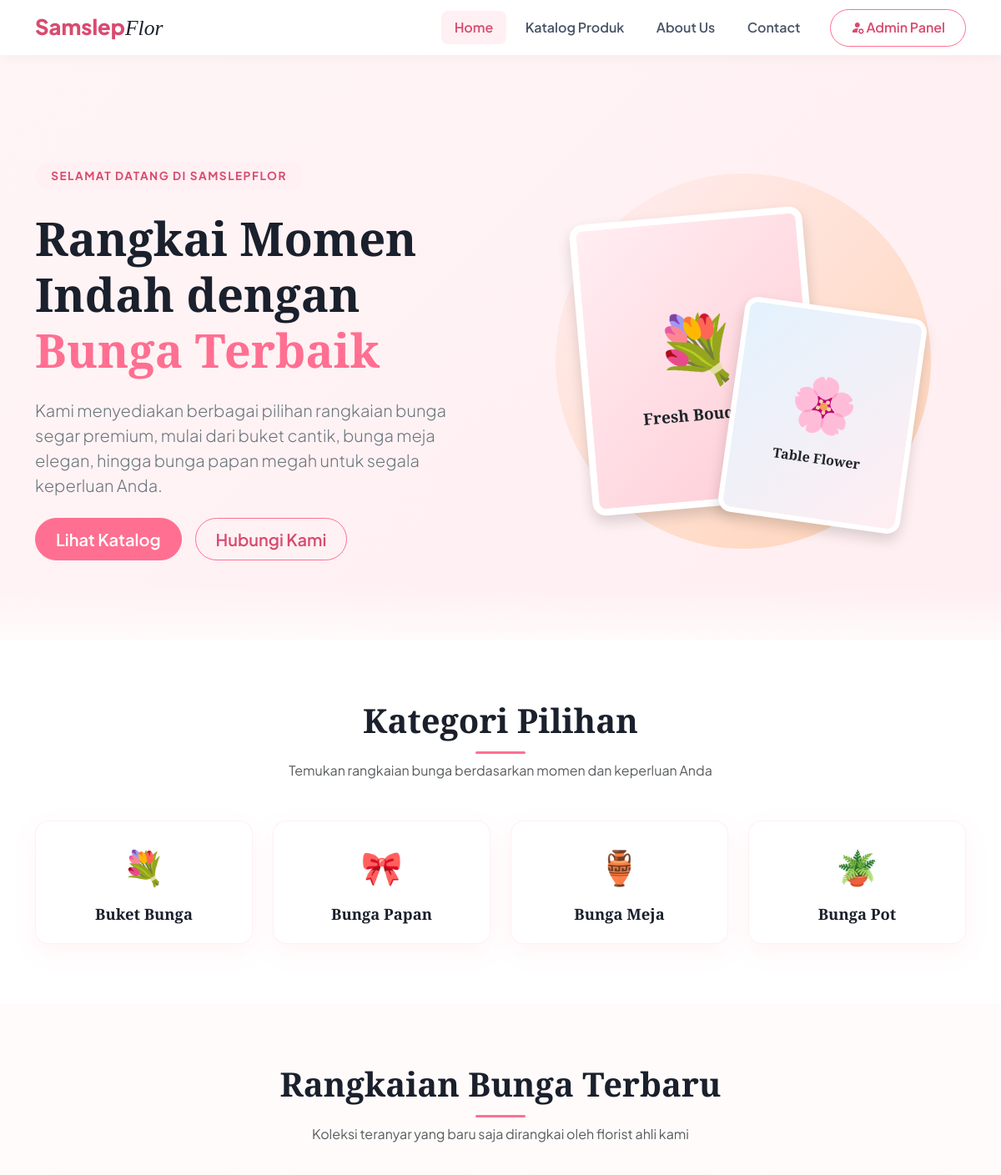
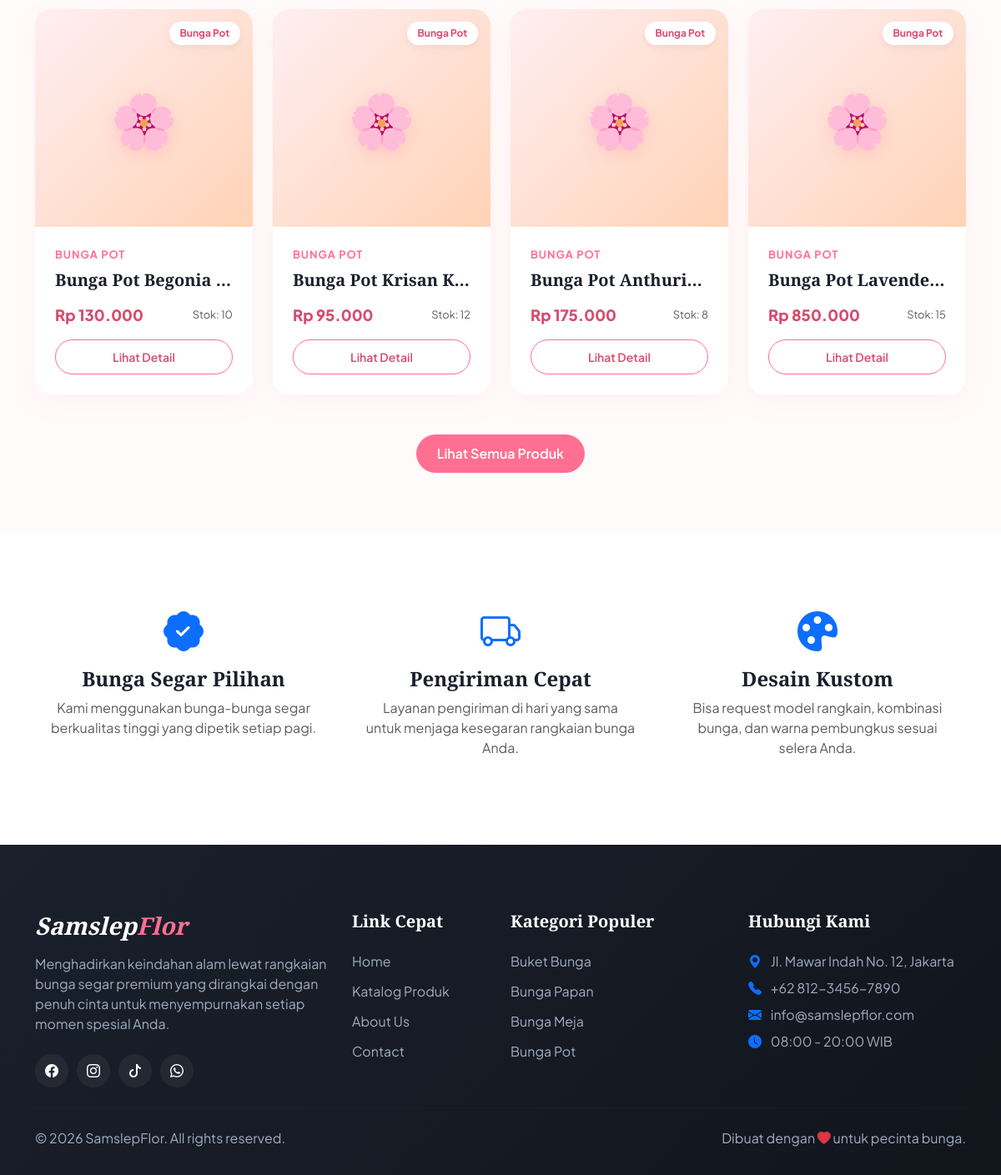
The page / on the database its author committed (2 pictures, top to bottom).
### tables this page shows
CREATE TABLE IF NOT EXISTS kategori (
    id_kategori INT AUTO_INCREMENT PRIMARY KEY,
    nama_kategori VARCHAR(100) NOT NULL
);

CREATE TABLE IF NOT EXISTS produk (
    id_produk INT AUTO_INCREMENT PRIMARY KEY,
    id_kategori INT,
    nama_produk VARCHAR(150) NOT NULL,
    deskripsi TEXT NOT NULL,
    harga INT NOT NULL,
    stok INT NOT NULL,
    gambar VARCHAR(255) NOT NULL,
    FOREIGN KEY (id_kategori) REFERENCES kategori(id_kategori) ON DELETE CASCADE
);

### index.php (the view, shortened to what this page needs)
<?php
include 'header.php';
function get_product_image($gambar_path) {
    if (!empty($gambar_path) && file_exists('uploads/' . $gambar_path)) {
        return '<img src="uploads/' . htmlspecialchars($gambar_path) . '" alt="Produk" class="product-img">';
    } else {
        return '
        <div class="flower-placeholder">
            <div class="flower-placeholder-icon">🌸</div>
        </div>';
    }
}
?>
<section class="hero-section d-flex align-items-center">
    <div class="container">
        <div class="row align-items-center g-5">
            <div class="col-lg-6">
                <span class="hero-badge">Selamat Datang di SamslepFlor</span>
                <h1 class="hero-title">Rangkai Momen Indah dengan <span>Bunga Terbaik</span></h1>
                <p class="lead mb-4 text-secondary">
                    Kami menyediakan berbagai pilihan rangkaian bunga segar premium, mulai dari buket cantik, bunga meja elegan, hingga bunga papan megah untuk segala keperluan Anda.
                </p>
                <div class="d-flex gap-3">
                    <a href="katalog.php" class="btn btn-primary btn-lg">Lihat Katalog</a>
                    <a href="contact.php" class="btn btn-outline-primary btn-lg">Hubungi Kami</a>
                </div>
            </div>
            <div class="col-lg-6 d-none d-lg-block">
                <div class="position-relative mx-auto" style="width: 450px; height: 450px;">
                    <div class="position-absolute rounded-4 shadow" style="width: 280px; height: 350px; background: white; top: 50px; left: 30px; z-index: 2; border: 8px solid white; transform: rotate(-5deg); overflow: hidden;">
                        <div class="w-100 h-100 d-flex flex-column align-items-center justify-content-center" style="background: linear-gradient(135deg, #ffeef2 0%, #ffcbd5 100%);">
                            <span style="font-size: 5rem;">💐</span>
                            <span class="mt-2 fw-bold text-dark display-font" style="font-size: 1.2rem;">Fresh Bouquet</span>
                        </div>
                    </div>
                    <div class="position-absolute rounded-4 shadow" style="width: 220px; height: 260px; background: white; bottom: 30px; right: 20px; z-index: 3; border: 6px solid white; transform: rotate(8deg); overflow: hidden;">
                        <div class="w-100 h-100 d-flex flex-column align-items-center justify-content-center" style="background: linear-gradient(135deg, #e3f2fd 0%, #ffeef2 100%);">
                            <span style="font-size: 4rem;">🌸</span>
                            <span class="mt-2 fw-bold text-dark display-font" style="font-size: 1rem;">Table Flower</span>
                        </div>
                    </div>
                </div>
            </div>
        </div>
    </div>
</section>
<section class="py-5 bg-white">
    <div class="container py-4">
        <div class="section-title">
            <h2>Kategori Pilihan</h2>
            <p class="text-muted">Temukan rangkaian bunga berdasarkan momen dan keperluan Anda</p>
        </div>
        <div class="row g-4 justify-content-center">
            <?php
            $query_kat = mysqli_query($koneksi, "SELECT * FROM kategori");
            $icons = [
                1 => '💐',
                2 => '🎀',
                3 => '🏺',
                4 => '🪴'
            ];
            while ($kat = mysqli_fetch_assoc($query_kat)) {
                $id_kat = $kat['id_kategori'];
                $icon = isset($icons[$id_kat]) ? $icons[$id_kat] : '🌸';
                ?>
                <div class="col-lg-3 col-md-6">
                    <a href="katalog.php?kategori=<?php echo $id_kat; ?>" class="text-decoration-none">
                        <div class="category-card">
                            <span class="category-icon"><?php echo $icon; ?></span>
                            <h3 class="category-title"><?php echo htmlspecialchars($kat['nama_kategori']); ?></h3>
                        </div>
                    </a>
                </div>
                <?php
            }
            ?>
        </div>
    </div>
</section>
<section class="py-5">
    <div class="container py-4">
        <div class="section-title">
            <h2>Rangkaian Bunga Terbaru</h2>
            <p class="text-muted">Koleksi teranyar yang baru saja dirangkai oleh florist ahli kami</p>
        </div>
        <div class="row g-4">
            <?php
            $query_prod = mysqli_query($koneksi, "
                SELECT produk.*, kategori.nama_kategori
                FROM produk
                LEFT JOIN kategori ON produk.id_kategori = kategori.id_kategori
                ORDER BY produk.id_produk DESC
                LIMIT 4
            ");
            if (mysqli_num_rows($query_prod) > 0) {
                while ($prod = mysqli_fetch_assoc($query_prod)) {
                    ?>
                    <div class="col-lg-3 col-md-6">
                        <div class="product-card">
                            <div class="product-img-wrapper">
                                <span class="product-badge"><?php echo htmlspecialchars($prod['nama_kategori']); ?></span>
                                <?php echo get_product_image($prod['gambar']); ?>
                            </div>
                            <div class="product-body">
                                <div class="product-category"><?php echo htmlspecialchars($prod['nama_kategori']); ?></div>
                                <h3 class="product-name">
                                    <a href="detail.php?id=<?php echo $prod['id_produk']; ?>">
                                        <?php echo htmlspecialchars($prod['nama_produk']); ?>
                                    </a>
                                </h3>
                                <div class="d-flex justify-content-between align-items-center mt-3">
                                    <span class="product-price">Rp <?php echo number_format($prod['harga'], 0, ',', '.'); ?></span>
                                    <span class="product-stock text-muted">Stok: <?php echo $prod['stok']; ?></span>
                                </div>
                                <div class="mt-3">
                                    <a href="detail.php?id=<?php echo $prod['id_produk']; ?>" class="btn btn-outline-primary w-100 btn-sm">Lihat Detail</a>
                                </div>
                            </div>
                        </div>
                    </div>
                    <?php
                }
            } else {
                echo '<div class="col-12 text-center"><p class="text-muted">Belum ada produk terdaftar.</p></div>';
            }
            ?>
        </div>
        <div class="text-center mt-5">
            <a href="katalog.php" class="btn btn-primary">Lihat Semua Produk</a>
        </div>
    </div>
</section>
<section class="py-5 bg-white">
    <div class="container py-4">
        <div class="row g-4 text-center">
            <div class="col-md-4">
                <div class="p-3">
                    <span class="display-5 text-primary mb-3 d-inline-block"><i class="bi bi-patch-check-fill"></i></span>
                    <h4 class="fw-bold mb-2">Bunga Segar Pilihan</h4>
                    <p class="text-muted">Kami menggunakan bunga-bunga segar berkualitas tinggi yang dipetik setiap pagi.</p>
                </div>
            </div>
            <div class="col-md-4">
                <div class="p-3">
                    <span class="display-5 text-primary mb-3 d-inline-block"><i class="bi bi-truck"></i></span>
                    <h4 class="fw-bold mb-2">Pengiriman Cepat</h4>
                    <p class="text-muted">Layanan pengiriman di hari yang sama untuk menjaga kesegaran rangkaian bunga Anda.</p>
                </div>
            </div>
            <div class="col-md-4">
                <div class="p-3">
                    <span class="display-5 text-primary mb-3 d-inline-block"><i class="bi bi-palette-fill"></i></span>
                    <h4 class="fw-bold mb-2">Desain Kustom</h4>
                    <p class="text-muted">Bisa request model rangkain, kombinasi bunga, dan warna pembungkus sesuai selera Anda.</p>
                </div>
            </div>
        </div>
    </div>
</section>
<?php
include 'footer.php';
?>

### header.php (shortened to what this page needs)
<?php
$current_page = basename($_SERVER['PHP_SELF']);
?>
<!DOCTYPE html>
<html lang="id">
<head>
    <link href="https://cdn.jsdelivr.net/npm/bootstrap@5.3.2/dist/css/all.min.css" rel="stylesheet">
    <link href="https://cdn.jsdelivr.net/npm/bootstrap@5.3.2/dist/css/bootstrap.min.css" rel="stylesheet">
    <link rel="stylesheet" href="https://cdn.jsdelivr.net/npm/bootstrap-icons@1.11.2/font/bootstrap-icons.min.css">
    <link rel="stylesheet" href="css/style.css">
</head>
<body>
<nav class="navbar navbar-expand-lg navbar-light sticky-top">
    <div class="container">
        <a class="navbar-brand" href="index.php">
            Samslep<span>Flor</span>
        </a>
        <div class="collapse navbar-collapse" id="navbarNav">
            <ul class="navbar-nav ms-auto align-items-center">
                <li class="nav-item">
                    <a class="nav-link <?php echo $current_page == 'index.php' ? 'active' : ''; ?>" href="index.php">Home</a>
                </li>
                <li class="nav-item">
                    <a class="nav-link <?php echo $current_page == 'katalog.php' ? 'active' : ''; ?>" href="katalog.php">Katalog Produk</a>
                </li>
                <li class="nav-item">
                    <a class="nav-link <?php echo $current_page == 'about.php' ? 'active' : ''; ?>" href="about.php">About Us</a>
                </li>
                <li class="nav-item">
                    <a class="nav-link <?php echo $current_page == 'contact.php' ? 'active' : ''; ?>" href="contact.php">Contact</a>
                </li>
                <li class="nav-item ms-lg-3">
                    <a class="btn btn-outline-primary" href="admin/index.php">
                        <i class="bi bi-person-fill-gear"></i> Admin Panel
                    </a>
                </li>
            </ul>
        </div>
    </div>
</nav>

### footer.php (shortened to what this page needs)
<footer class="footer">
    <div class="container">
        <div class="row g-4">
            <div class="col-lg-4 col-md-6">
                <h5 class="display-font text-white mb-3" style="font-size: 1.8rem; font-weight: 800; font-style: italic;">Samslep<span style="color: var(--primary);">Flor</span></h5>
                <p>Menghadirkan keindahan alam lewat rangkaian bunga segar premium yang dirangkai dengan penuh cinta untuk menyempurnakan setiap momen spesial Anda.</p>
                <div class="footer-social mt-4">
                    <a href="#" class="footer-social-btn"><i class="bi bi-facebook"></i></a>
                    <a href="#" class="footer-social-btn"><i class="bi bi-instagram"></i></a>
                    <a href="#" class="footer-social-btn"><i class="bi bi-tiktok"></i></a>
                    <a href="#" class="footer-social-btn"><i class="bi bi-whatsapp"></i></a>
                </div>
            </div>
            <div class="col-lg-2 col-md-6">
                <h5>Link Cepat</h5>
                <a href="index.php" class="footer-link">Home</a>
                <a href="katalog.php" class="footer-link">Katalog Produk</a>
                <a href="about.php" class="footer-link">About Us</a>
                <a href="contact.php" class="footer-link">Contact</a>
            </div>
            <div class="col-lg-3 col-md-6">
                <h5>Kategori Populer</h5>
                <a href="katalog.php?kategori=1" class="footer-link">Buket Bunga</a>
                <a href="katalog.php?kategori=2" class="footer-link">Bunga Papan</a>
                <a href="katalog.php?kategori=3" class="footer-link">Bunga Meja</a>
                <a href="katalog.php?kategori=4" class="footer-link">Bunga Pot</a>
            </div>
            <div class="col-lg-3 col-md-6">
                <h5>Hubungi Kami</h5>
                <p class="mb-2"><i class="bi bi-geo-alt-fill text-primary me-2"></i> Jl. Mawar Indah No. 12, Jakarta</p>
                <p class="mb-2"><i class="bi bi-telephone-fill text-primary me-2"></i> +62 812-3456-7890</p>
                <p class="mb-2"><i class="bi bi-envelope-fill text-primary me-2"></i> info@samslepflor.com</p>
                <p class="mb-0"><i class="bi bi-clock-fill text-primary me-2"></i> 08:00 - 20:00 WIB</p>
            </div>
        </div>
        <hr class="my-4" style="border-color: rgba(255,255,255,0.1);">
        <div class="row align-items-center">
            <div class="col-md-6 text-center text-md-start">
                <p class="mb-0">&copy; <?php echo date("Y"); ?> SamslepFlor. All rights reserved.</p>
            </div>
            <div class="col-md-6 text-center text-md-end mt-2 mt-md-0">
                <p class="mb-0">Dibuat dengan <i class="bi bi-heart-fill text-danger"></i> untuk pecinta bunga.</p>
            </div>
        </div>
    </div>
</footer>
</body>
</html>

### rows shown on the page
kategori: id_kategori "💐", nama_kategori "Buket Bunga"
kategori: id_kategori "🎀", nama_kategori "Bunga Papan"
kategori: id_kategori "🏺", nama_kategori "Bunga Meja"
kategori: id_kategori "🪴", nama_kategori "Bunga Pot"
produk: id_kategori.nama_kategori "Bunga Pot", id_kategori.nama_kategori "BUNGA POT", nama_produk "Bunga Pot Begonia…", harga "130.000", stok "10"
produk: id_kategori.nama_kategori "Bunga Pot", id_kategori.nama_kategori "BUNGA POT", nama_produk "Bunga Pot Krisan K…", harga "95.000", stok "12"
produk: id_kategori.nama_kategori "Bunga Pot", id_kategori.nama_kategori "BUNGA POT", nama_produk "Bunga Pot Anthuri…", harga "175.000", stok "8"
produk: id_kategori.nama_kategori "Bunga Pot", id_kategori.nama_kategori "BUNGA POT", nama_produk "Bunga Pot Lavende…", harga "850.000", stok "15"
